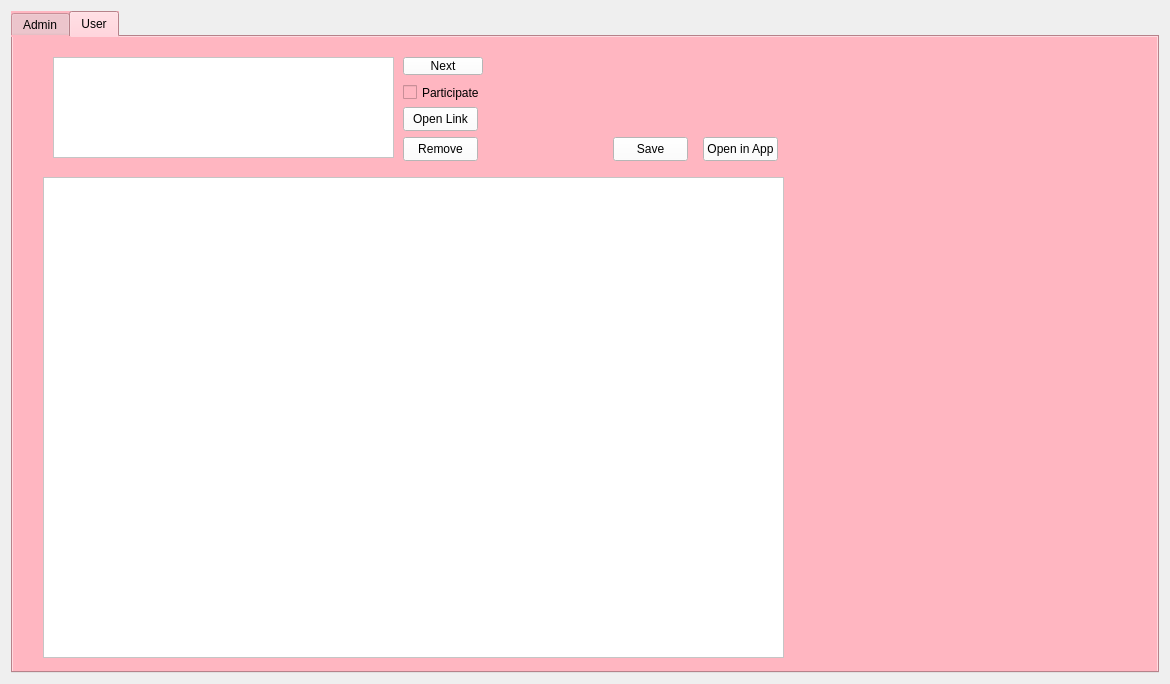
<?xml version="1.0" encoding="UTF-8"?>
<ui version="4.0">
 <class>GUIDesigner</class>
 <widget class="QWidget" name="GUIDesigner">
  <property name="geometry">
   <rect>
    <x>0</x>
    <y>0</y>
    <width>1170</width>
    <height>684</height>
   </rect>
  </property>
  <property name="windowTitle">
   <string>GUIDesigner</string>
  </property>
  <layout class="QGridLayout" name="gridLayout">
   <item row="0" column="0">
    <widget class="QTabWidget" name="TabWidget">
     <property name="styleSheet">
      <string notr="true">background-color: lightpink;
color: black;;</string>
     </property>
     <property name="currentIndex">
      <number>1</number>
     </property>
     <widget class="QWidget" name="Admin">
      <property name="accessibleName">
       <string/>
      </property>
      <property name="styleSheet">
       <string notr="true">
font: 9pt &quot;Segoe UI&quot;;</string>
      </property>
      <attribute name="icon">
       <iconset theme="QIcon::ThemeIcon::InputKeyboard"/>
      </attribute>
      <attribute name="title">
       <string>Admin</string>
      </attribute>
      <widget class="QTableWidget" name="tableWidget">
       <property name="geometry">
        <rect>
         <x>10</x>
         <y>10</y>
         <width>771</width>
         <height>601</height>
        </rect>
       </property>
       <property name="styleSheet">
        <string notr="true">background-color: white;</string>
       </property>
      </widget>
      <widget class="QPushButton" name="addButton">
       <property name="geometry">
        <rect>
         <x>1010</x>
         <y>20</y>
         <width>80</width>
         <height>18</height>
        </rect>
       </property>
       <property name="cursor">
        <cursorShape>ArrowCursor</cursorShape>
       </property>
       <property name="toolTipDuration">
        <number>-1</number>
       </property>
       <property name="styleSheet">
        <string notr="true">color:black; background-color:white</string>
       </property>
       <property name="text">
        <string>Add event</string>
       </property>
      </widget>
      <widget class="QPushButton" name="deleteButton">
       <property name="geometry">
        <rect>
         <x>1020</x>
         <y>220</y>
         <width>80</width>
         <height>18</height>
        </rect>
       </property>
       <property name="styleSheet">
        <string notr="true">color:black; background-color:white</string>
       </property>
       <property name="text">
        <string>Delete event</string>
       </property>
      </widget>
      <widget class="QPushButton" name="updateButton">
       <property name="geometry">
        <rect>
         <x>1020</x>
         <y>270</y>
         <width>80</width>
         <height>21</height>
        </rect>
       </property>
       <property name="styleSheet">
        <string notr="true">color:black; background-color:white</string>
       </property>
       <property name="text">
        <string>Update event</string>
       </property>
      </widget>
      <widget class="QLineEdit" name="lineTitle">
       <property name="geometry">
        <rect>
         <x>902</x>
         <y>20</y>
         <width>101</width>
         <height>20</height>
        </rect>
       </property>
       <property name="styleSheet">
        <string notr="true">background-color:white</string>
       </property>
      </widget>
      <widget class="QLineEdit" name="lineDescription">
       <property name="geometry">
        <rect>
         <x>902</x>
         <y>50</y>
         <width>101</width>
         <height>20</height>
        </rect>
       </property>
       <property name="styleSheet">
        <string notr="true">background-color:white</string>
       </property>
      </widget>
      <widget class="QLineEdit" name="lineDate">
       <property name="geometry">
        <rect>
         <x>902</x>
         <y>80</y>
         <width>101</width>
         <height>20</height>
        </rect>
       </property>
       <property name="styleSheet">
        <string notr="true">background-color:white</string>
       </property>
      </widget>
      <widget class="QLineEdit" name="lineTime">
       <property name="geometry">
        <rect>
         <x>902</x>
         <y>110</y>
         <width>101</width>
         <height>20</height>
        </rect>
       </property>
       <property name="styleSheet">
        <string notr="true">background-color:white</string>
       </property>
      </widget>
      <widget class="QLineEdit" name="linePeople">
       <property name="geometry">
        <rect>
         <x>960</x>
         <y>140</y>
         <width>41</width>
         <height>20</height>
        </rect>
       </property>
       <property name="styleSheet">
        <string notr="true">background-color:white</string>
       </property>
      </widget>
      <widget class="QLabel" name="label">
       <property name="geometry">
        <rect>
         <x>800</x>
         <y>20</y>
         <width>51</width>
         <height>20</height>
        </rect>
       </property>
       <property name="styleSheet">
        <string notr="true">color: black;</string>
       </property>
       <property name="text">
        <string>Title</string>
       </property>
      </widget>
      <widget class="QLabel" name="label_2">
       <property name="geometry">
        <rect>
         <x>800</x>
         <y>50</y>
         <width>71</width>
         <height>20</height>
        </rect>
       </property>
       <property name="styleSheet">
        <string notr="true">color:black</string>
       </property>
       <property name="text">
        <string>Description</string>
       </property>
      </widget>
      <widget class="QLabel" name="label_3">
       <property name="geometry">
        <rect>
         <x>800</x>
         <y>80</y>
         <width>51</width>
         <height>20</height>
        </rect>
       </property>
       <property name="styleSheet">
        <string notr="true">color:black</string>
       </property>
       <property name="text">
        <string>Date</string>
       </property>
      </widget>
      <widget class="QLabel" name="label_4">
       <property name="geometry">
        <rect>
         <x>800</x>
         <y>110</y>
         <width>51</width>
         <height>20</height>
        </rect>
       </property>
       <property name="styleSheet">
        <string notr="true">color:black</string>
       </property>
       <property name="text">
        <string>Time</string>
       </property>
      </widget>
      <widget class="QLabel" name="label_5">
       <property name="geometry">
        <rect>
         <x>796</x>
         <y>140</y>
         <width>161</width>
         <height>20</height>
        </rect>
       </property>
       <property name="styleSheet">
        <string notr="true">color:black</string>
       </property>
       <property name="text">
        <string>Number of people attending</string>
       </property>
      </widget>
      <widget class="QLineEdit" name="lineLink">
       <property name="geometry">
        <rect>
         <x>890</x>
         <y>170</y>
         <width>113</width>
         <height>20</height>
        </rect>
       </property>
       <property name="styleSheet">
        <string notr="true">background-color:white</string>
       </property>
      </widget>
      <widget class="QLabel" name="label_6">
       <property name="geometry">
        <rect>
         <x>800</x>
         <y>170</y>
         <width>37</width>
         <height>12</height>
        </rect>
       </property>
       <property name="styleSheet">
        <string notr="true">color:black</string>
       </property>
       <property name="text">
        <string>Link</string>
       </property>
      </widget>
      <widget class="QLineEdit" name="lineDelete">
       <property name="geometry">
        <rect>
         <x>890</x>
         <y>220</y>
         <width>113</width>
         <height>21</height>
        </rect>
       </property>
       <property name="styleSheet">
        <string notr="true">background-color:white</string>
       </property>
      </widget>
      <widget class="QLabel" name="label_7">
       <property name="geometry">
        <rect>
         <x>800</x>
         <y>220</y>
         <width>81</width>
         <height>21</height>
        </rect>
       </property>
       <property name="styleSheet">
        <string notr="true">color:black</string>
       </property>
       <property name="text">
        <string>ID to delete:</string>
       </property>
      </widget>
      <widget class="QLabel" name="label_8">
       <property name="geometry">
        <rect>
         <x>796</x>
         <y>380</y>
         <width>161</width>
         <height>20</height>
        </rect>
       </property>
       <property name="styleSheet">
        <string notr="true">color:black</string>
       </property>
       <property name="text">
        <string>Number of people attending</string>
       </property>
      </widget>
      <widget class="QLabel" name="label_9">
       <property name="geometry">
        <rect>
         <x>800</x>
         <y>260</y>
         <width>51</width>
         <height>20</height>
        </rect>
       </property>
       <property name="styleSheet">
        <string notr="true">color: black;</string>
       </property>
       <property name="text">
        <string>Title</string>
       </property>
      </widget>
      <widget class="QLineEdit" name="lineTimeU">
       <property name="geometry">
        <rect>
         <x>902</x>
         <y>350</y>
         <width>101</width>
         <height>20</height>
        </rect>
       </property>
       <property name="styleSheet">
        <string notr="true">background-color:white</string>
       </property>
      </widget>
      <widget class="QLineEdit" name="lineDateU">
       <property name="geometry">
        <rect>
         <x>902</x>
         <y>320</y>
         <width>101</width>
         <height>20</height>
        </rect>
       </property>
       <property name="styleSheet">
        <string notr="true">background-color:white</string>
       </property>
      </widget>
      <widget class="QLineEdit" name="lineLinkU">
       <property name="geometry">
        <rect>
         <x>890</x>
         <y>410</y>
         <width>113</width>
         <height>20</height>
        </rect>
       </property>
       <property name="styleSheet">
        <string notr="true">background-color:white</string>
       </property>
      </widget>
      <widget class="QLabel" name="label_10">
       <property name="geometry">
        <rect>
         <x>800</x>
         <y>320</y>
         <width>51</width>
         <height>20</height>
        </rect>
       </property>
       <property name="styleSheet">
        <string notr="true">color:black</string>
       </property>
       <property name="text">
        <string>Date</string>
       </property>
      </widget>
      <widget class="QLabel" name="label_11">
       <property name="geometry">
        <rect>
         <x>800</x>
         <y>350</y>
         <width>51</width>
         <height>20</height>
        </rect>
       </property>
       <property name="styleSheet">
        <string notr="true">color:black</string>
       </property>
       <property name="text">
        <string>Time</string>
       </property>
      </widget>
      <widget class="QLabel" name="label_12">
       <property name="geometry">
        <rect>
         <x>800</x>
         <y>410</y>
         <width>37</width>
         <height>12</height>
        </rect>
       </property>
       <property name="styleSheet">
        <string notr="true">color:black</string>
       </property>
       <property name="text">
        <string>Link</string>
       </property>
      </widget>
      <widget class="QLineEdit" name="lineIdU">
       <property name="geometry">
        <rect>
         <x>890</x>
         <y>460</y>
         <width>113</width>
         <height>21</height>
        </rect>
       </property>
       <property name="styleSheet">
        <string notr="true">background-color:white</string>
       </property>
      </widget>
      <widget class="QLineEdit" name="lineDescriptionU">
       <property name="geometry">
        <rect>
         <x>902</x>
         <y>290</y>
         <width>101</width>
         <height>20</height>
        </rect>
       </property>
       <property name="styleSheet">
        <string notr="true">background-color:white</string>
       </property>
      </widget>
      <widget class="QLineEdit" name="lineTitleU">
       <property name="geometry">
        <rect>
         <x>902</x>
         <y>260</y>
         <width>101</width>
         <height>20</height>
        </rect>
       </property>
       <property name="styleSheet">
        <string notr="true">background-color:white</string>
       </property>
      </widget>
      <widget class="QLabel" name="label_13">
       <property name="geometry">
        <rect>
         <x>800</x>
         <y>460</y>
         <width>81</width>
         <height>21</height>
        </rect>
       </property>
       <property name="styleSheet">
        <string notr="true">color:black</string>
       </property>
       <property name="text">
        <string>ID to update:</string>
       </property>
      </widget>
      <widget class="QLineEdit" name="linePeopleU">
       <property name="geometry">
        <rect>
         <x>960</x>
         <y>380</y>
         <width>41</width>
         <height>20</height>
        </rect>
       </property>
       <property name="styleSheet">
        <string notr="true">background-color:white</string>
       </property>
      </widget>
      <widget class="QLabel" name="label_14">
       <property name="geometry">
        <rect>
         <x>800</x>
         <y>290</y>
         <width>71</width>
         <height>20</height>
        </rect>
       </property>
       <property name="styleSheet">
        <string notr="true">color:black</string>
       </property>
       <property name="text">
        <string>Description</string>
       </property>
      </widget>
      <widget class="Line" name="line">
       <property name="geometry">
        <rect>
         <x>780</x>
         <y>240</y>
         <width>331</width>
         <height>16</height>
        </rect>
       </property>
       <property name="orientation">
        <enum>Qt::Orientation::Horizontal</enum>
       </property>
      </widget>
      <widget class="Line" name="line_2">
       <property name="geometry">
        <rect>
         <x>780</x>
         <y>200</y>
         <width>331</width>
         <height>16</height>
        </rect>
       </property>
       <property name="orientation">
        <enum>Qt::Orientation::Horizontal</enum>
       </property>
      </widget>
     </widget>
     <widget class="QWidget" name="User">
      <attribute name="icon">
       <iconset theme="QIcon::ThemeIcon::AudioCard"/>
      </attribute>
      <attribute name="title">
       <string>User</string>
      </attribute>
      <widget class="QTableWidget" name="userEvents">
       <property name="geometry">
        <rect>
         <x>30</x>
         <y>140</y>
         <width>741</width>
         <height>481</height>
        </rect>
       </property>
       <property name="styleSheet">
        <string notr="true">background-color:white</string>
       </property>
      </widget>
      <widget class="QListWidget" name="displayList">
       <property name="geometry">
        <rect>
         <x>40</x>
         <y>20</y>
         <width>341</width>
         <height>101</height>
        </rect>
       </property>
       <property name="styleSheet">
        <string notr="true">background-color:white</string>
       </property>
      </widget>
      <widget class="QPushButton" name="nextButton">
       <property name="geometry">
        <rect>
         <x>390</x>
         <y>20</y>
         <width>80</width>
         <height>18</height>
        </rect>
       </property>
       <property name="styleSheet">
        <string notr="true">background-color: white;</string>
       </property>
       <property name="text">
        <string>Next</string>
       </property>
      </widget>
      <widget class="QCheckBox" name="checkBox">
       <property name="geometry">
        <rect>
         <x>390</x>
         <y>40</y>
         <width>91</width>
         <height>31</height>
        </rect>
       </property>
       <property name="text">
        <string>Participate</string>
       </property>
      </widget>
      <widget class="QPushButton" name="openLinkButton">
       <property name="geometry">
        <rect>
         <x>390</x>
         <y>70</y>
         <width>75</width>
         <height>24</height>
        </rect>
       </property>
       <property name="styleSheet">
        <string notr="true">background-color:white;</string>
       </property>
       <property name="text">
        <string>Open Link</string>
       </property>
      </widget>
      <widget class="QPushButton" name="removeButton">
       <property name="geometry">
        <rect>
         <x>390</x>
         <y>100</y>
         <width>75</width>
         <height>24</height>
        </rect>
       </property>
       <property name="styleSheet">
        <string notr="true">background-color:white;</string>
       </property>
       <property name="text">
        <string>Remove</string>
       </property>
      </widget>
      <widget class="QPushButton" name="openApp">
       <property name="geometry">
        <rect>
         <x>690</x>
         <y>100</y>
         <width>75</width>
         <height>24</height>
        </rect>
       </property>
       <property name="styleSheet">
        <string notr="true">background-color:white</string>
       </property>
       <property name="text">
        <string>Open in App</string>
       </property>
      </widget>
      <widget class="QPushButton" name="saveButton">
       <property name="geometry">
        <rect>
         <x>600</x>
         <y>100</y>
         <width>75</width>
         <height>24</height>
        </rect>
       </property>
       <property name="styleSheet">
        <string notr="true">background-color:white</string>
       </property>
       <property name="text">
        <string>Save</string>
       </property>
      </widget>
     </widget>
    </widget>
   </item>
  </layout>
 </widget>
 <resources/>
 <connections/>
</ui>
